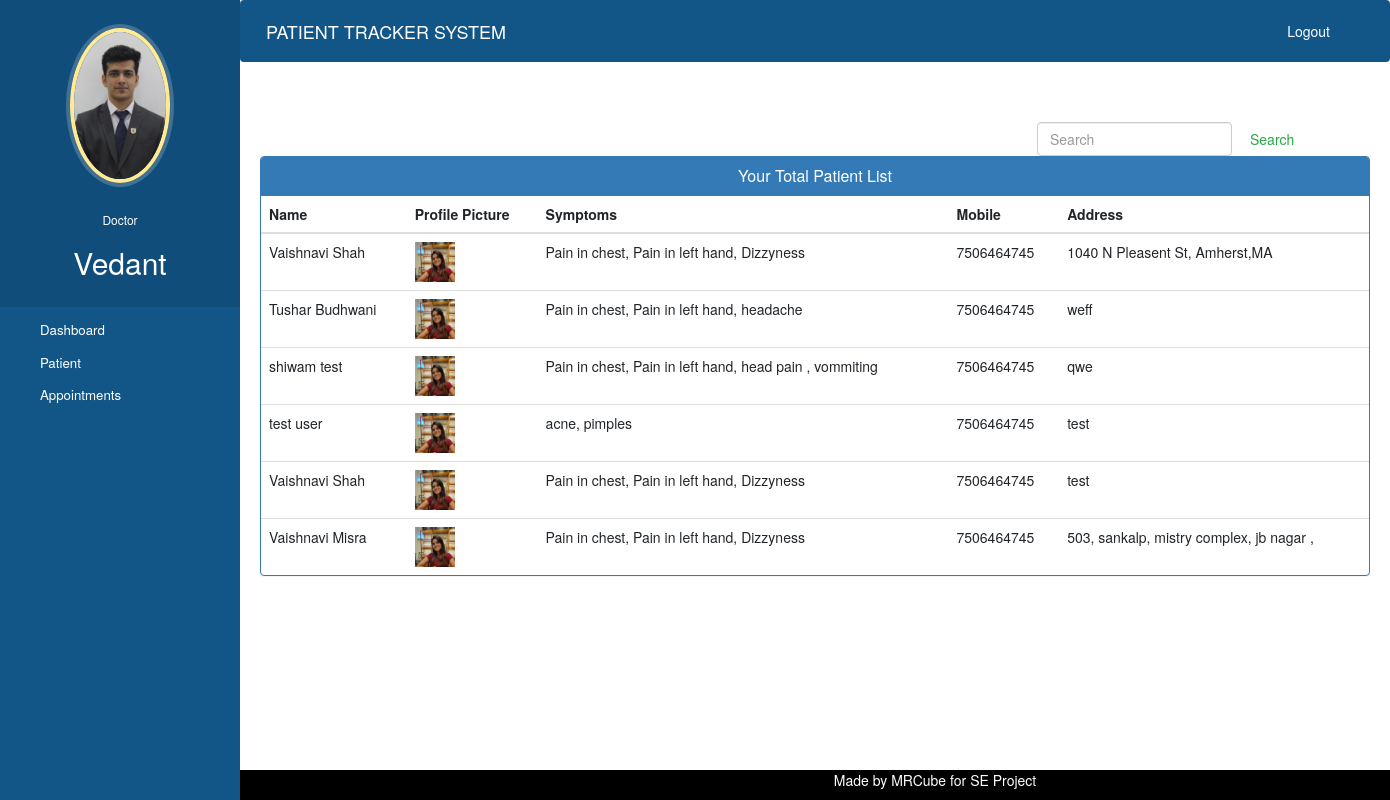
Page /doctor-view-patient (signed in) on the committed database.
### hospital/models.py (models this page shows, shortened)
class Doctor(models.Model):
    user=models.OneToOneField(User,on_delete=models.CASCADE)
    profile_pic= models.ImageField(upload_to='profile_pic/DoctorProfilePic/',null=True,blank=True)
    address = models.CharField(max_length=40)
    mobile = models.CharField(max_length=20,null=True)
    department= models.CharField(max_length=50,choices=departments,default='Cardiologist')
    status=models.BooleanField(default=False)

class Patient(models.Model):
    user=models.OneToOneField(User,on_delete=models.CASCADE)
    profile_pic= models.ImageField(upload_to='profile_pic/PatientProfilePic/',null=True,blank=True)
    address = models.CharField(max_length=40)
    mobile = models.CharField(max_length=20,null=False)
    symptoms = models.CharField(max_length=100,null=False)
    assignedDoctorId = models.PositiveIntegerField(null=True)
    admitDate=models.DateField(auto_now=True)
    status=models.BooleanField(default=False)
    @property
    def get_name(self):
        return self.user.first_name+" "+self.user.last_name

### hospital/views.py (the view)
# urls.py: path('doctor-view-patient', views.doctor_view_patient_view,name='doctor-view-patient'),
@login_required(login_url='doctorlogin')
@user_passes_test(is_doctor)
def doctor_view_patient_view(request):
    patients=models.Patient.objects.all().filter(status=True,assignedDoctorId=request.user.id)
    doctor=models.Doctor.objects.get(user_id=request.user.id) #for profile picture of doctor in sidebar
    return render(request,'hospital/doctor_view_patient.html',{'patients':patients,'doctor':doctor})

### hospital/views.py (called while the page is built)
def is_doctor(user):
    print(f"User: {user}")
    print(f"UserGroups: {user.groups}")
    if (user.groups.filter(name='DOCTOR').exists()):
        return True
    else:
        print(f"Printed: {user.groups.filter(name='DOCTOR')}")
        return False

### templates/hospital/doctor_view_patient.html (shortened to what this page needs)
{% extends 'hospital/doctor_base.html' %}
{% block content %}
{%load static%}
<head>
  <link href="//netdna.bootstrapcdn.com/bootstrap/3.0.0/css/bootstrap.min.css" rel="stylesheet" id="bootstrap-css">
</head>
<div class="container">
    <form  action="/search" method="get" style="margin-left:70%;" class="form-inline my-2 my-lg-0">
      <input class="form-control mr-sm-2" type="search" placeholder="Search" name="query" id="query" aria-label="Search">
      <button class="btn btn-outline-success my-2 my-sm-0" type="submit">Search</button>
    </form>
  {% if patients %}
  <div class="panel panel-primary">
    <div class="panel-heading">
      <h6 class="panel-title">Your Total Patient List</h6>
    </div>
    <table class="table table-hover" id="dev-table">
      <thead>
        <tr>
          <th>Name</th>
          <th>Profile Picture</th>
          <th>Symptoms</th>
          <th>Mobile</th>
          <th>Address</th>
        </tr>
      </thead>
      {% for p in patients %}
      <tr>
        <td> {{p.get_name}}</td>
        <td> <img src="{% static p.profile_pic.url %}" alt="Profile Pic" height="40px" width="40px" /></td>
        <td>{{p.symptoms}}</td>
        <td>{{p.mobile}}</td>
        <td>{{p.address}}</td>
      </tr>
      {% endfor %}
    </table>
  </div>
  {%else%}
  <br><br><br>
  <h4 style="text-align: center;color: red;">No Patient Found !!!</h4>
  {% endif %}
</div>
{% endblock content %}

### templates/hospital/doctor_base.html (shortened to what this page needs)
<!DOCTYPE html>
{% load static %}
<html lang="en">
<head>
  <link rel="stylesheet" href="https://stackpath.bootstrapcdn.com/bootstrap/4.3.1/css/bootstrap.min.css">
  <link rel="stylesheet" href="https://maxcdn.bootstrapcdn.com/font-awesome/4.7.0/css/font-awesome.min.css">
</head>
<body>
  <nav class="menu" tabindex="0">
    <header class="avatar">
      <img src="{% static doctor.profile_pic.url %}" alt="Profile Pic" />
      <br><br>
      <h6><a style="color:white;">Doctor</a></h6>
      <h2><a style="color:white;">{{request.user.first_name}}</a></h2>
    </header>
    <ul>
      <li tabindex="0" class="icon-dashboard"> <a style="color:white; text-decoration:none;" href="/doctor-dashboard"><span>Dashboard</span></a> </li>
      <li tabindex="0" class="icon-users"> <a style="color:white; text-decoration:none;" href="/doctor-patient"><span>Patient</span></a></li>
      <li tabindex="0" class="icon-calendar"> <a style="color:white; text-decoration:none;" href="/doctor-appointment"><span>Appointments</span></a></li>
    </ul>
  </nav>
  <main>
    <div class="bs-example">
      <nav class="navbar navbar-expand-md  navbar-dark fixed-top" style="background:#125688;">
        <a href="/doctor-dashboard" class="navbar-brand">PATIENT TRACKER SYSTEM</a>
        <div class="collapse navbar-collapse justify-content-between" id="navbarCollapse">
          <div class="navbar-nav" style=" margin-left: 90%;">
            <form method="post" action="{% url 'logout' %}">
              <button type="submit" class="nav-item nav-link" style="background-color: #125688; color: white;border:#125688">Logout</button>
            </form>
          </div>
        </div>
      </nav>
    </div>
    <br><br>
    {% block content %}
    {% endblock content %}
    <br><br><br><br><br><br><br>
    <footer>
      <div class="container">
        <div class="row">
          <div class="col-md-12 col-sm-12">
            <div style="color:#ffffff;" class="wow fadeInUp footer-copyright">
              <p>Made by MRCube for SE Project</p>
            </div>
          </div>
        </div>
      </div>
    </footer>
  </main>
</body>
</html>

### templates/hospital/doctor_base.html (style rules this page uses)
a:link { text-decoration: none; }
a { color: white; }
footer { position: fixed; bottom: 0; width: 100%; padding: 0px 0px 0px 0px; background-color: black; margin: 0px; }
p { text-align: center; }
body { padding-left: 240px; }
main { position: relative; height: 100vh; }
.menu { background: #125688; height: 100vh; width: 240px; position: fixed; top: 0px; left: 0; z-index: 5; outline: none; }
.menu .avatar { background: rgba(0, 0, 0, 0.1); padding: 2em 0.5em; text-align: center; }
.menu .avatar img { width: 100px; border-radius: 50%; overflow: hidden; border: 4px solid #ffea92; box-shadow: 0 0 0 4px rgba(255, 255, 255, 0.2); }
.menu .avatar h2 { font-weight: normal; margin-bottom: 0; }
.menu ul { list-style: none; padding: 0.5em 0; margin: 0; }
.menu ul li { padding: 0.5em 1em 0.5em 3em; font-size: 0.95em; font-weight: regular; background-repeat: no-repeat; background-position: left 15px center; background-size: auto 20px; transition: all 0.15s linear; cursor: pointer; }
.menu ul li.icon-dashboard { background-image: url("http://www.entypo.com/images//gauge.svg"); }
.menu ul li.icon-users { background-image: url("http://www.entypo.com/images//users.svg"); }
.menu ul li.icon-calendar { background-image: url("http://www.entypo.com/images//calendar.svg"); }

### templates/hospital/doctor_view_patient.html (style rules this page uses)
a:link { text-decoration: none; }
h6 { text-align: center; }

### rows in the picture
Doctor: profile_pic (picture)
Patient: get_name "Vaishnavi Shah", profile_pic (picture), symptoms "Pain in chest, Pain in left hand, Dizzyness", mobile "7506464745", address "1040 N Pleasent St, Amherst,MA"
Patient: get_name "Tushar Budhwani", profile_pic (picture), symptoms "Pain in chest, Pain in left hand, headache", mobile "7506464745", address "weff"
Patient: get_name "shiwam test", profile_pic (picture), symptoms "Pain in chest, Pain in left hand, head pain , vommiting", mobile "7506464745", address "qwe"
Patient: get_name "test user", profile_pic (picture), symptoms "acne, pimples", mobile "7506464745", address "test"
Patient: get_name "Vaishnavi Shah", profile_pic (picture), symptoms "Pain in chest, Pain in left hand, Dizzyness", mobile "7506464745", address "test"
Patient: get_name "Vaishnavi Misra", profile_pic (picture), symptoms "Pain in chest, Pain in left hand, Dizzyness", mobile "7506464745", address "503, sankalp, mistry complex, jb nagar ,"

### other values in the picture
{{ request.user.first_name }} "Vedant"
